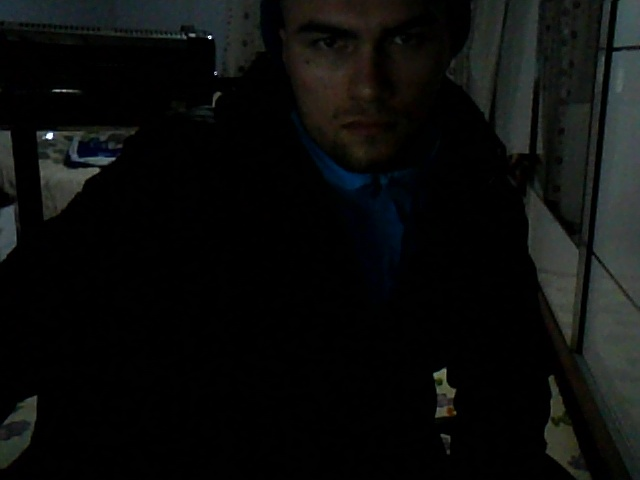
#> input picture MATEROV çalışmaları/resim.jpg, 640 x 480 px, found by its file name
$ python 'Object detection-obje-tanıma.py'
#> lines starting #> are read from the running program, lines starting #| are printed output that depends on the picture; after the words box and inside, x2 and y2 are one past the last pixel; in counts of white or black regions, pixels touching at a corner belong together
import cv2
import numpy as np
num = 0
"""
while True:
    filename = "frame" + str(13) + ".jpg"
    img = cv2.imread(filename)
    gray= cv2.cvtColor(img,cv2.COLOR_BGR2GRAY)

    sift = cv2.xfeatures2d.SIFT_create()
    kp = sift.detect(gray,None)

    img=cv2.drawKeypoints(gray,keypoints=kp,outImage=img,flags=cv2.DRAW_MATCHES_FLAGS_DRAW_RICH_KEYPOINTS)

    cv2.imwrite("sift_keypoints" + str(13) + ".jpg",img)
    #num += 1

"""
while True:
    filename = str("resim") + ".jpg"
    #filename="resim.jpg"
    img = cv2.imread(filename)
#> img is the input picture: shape (480, 640, 3); mean B, G, R 11.9, 12.7, 11.4
    gray = cv2.cvtColor(img,cv2.COLOR_BGR2GRAY)

    # find Harris corners
    gray = np.float32(gray)
    dst = cv2.cornerHarris(gray,2,3,0.04)
    dst = cv2.dilate(dst,None)
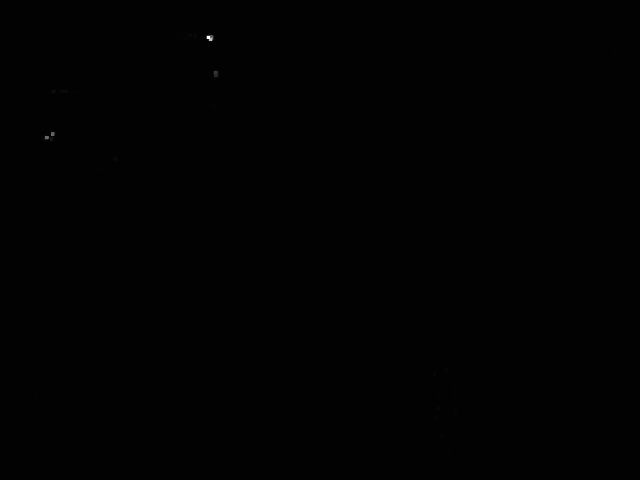
#> dst: shape (480, 640) float32; min -1423116.4, max 127752968, mean 18200.5; drawn with min black and max white
    ret, dst = cv2.threshold(dst,0.01*dst.max(),255,0)
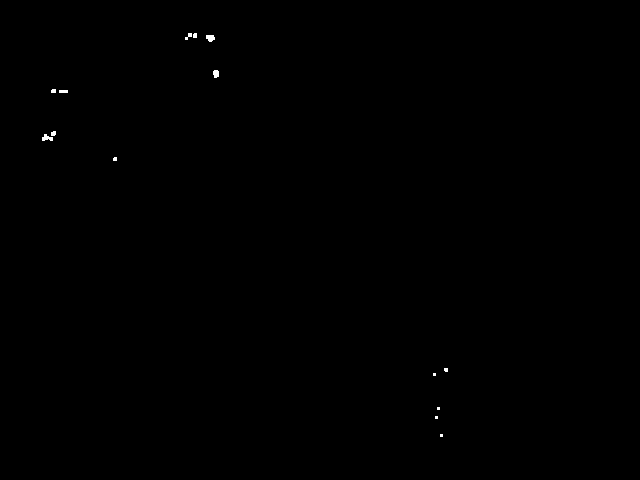
#> dst: shape (480, 640) float32; 0.1% white; 14 white regions (8 under 20 px), largest, box (x1, y1, x2, y2) and area: (206, 35, 215, 42) 49, (42, 134, 53, 141) 49, (213, 70, 219, 78) 41, (59, 90, 68, 93) 27, (185, 33, 192, 40) 25, (51, 131, 56, 136) 22
#> ret = 1277529.7
    dst = np.uint8(dst)

    # centroids bulun
    ret, labels, stats, centroids = cv2.connectedComponentsWithStats(dst)
#> labels: shape (480, 640) int32; 15 distinct labels, from 0 to 14
#> ret = 15; stats = 15 rows, first 6: [0, 0, 640, 480, 306883], [185, 33, 7, 7, 25], [193, 33, 4, 5, 19], [206, 35, 9, 7, 49], [213, 70, 6, 8, 41], [51, 89, 5, 4, 19]; centroids = 15 rows, first 8: [319.6, 239.6], [188.2, 35.76], [194.6, 35.11], [210, 37.53], [215.6, 73.32], [53.11, 90.58], [63, 91], [53.05, 133.1]

    # köşeleri durdurmak ve hassaslaştırmak için kriterleri tanımlamak
    criteria = (cv2.TERM_CRITERIA_EPS + cv2.TERM_CRITERIA_MAX_ITER, 100, 0.001)
    corners = cv2.cornerSubPix(gray,np.float32(centroids),(5,5),(-1,-1),criteria)
#> corners = 15 rows, first 8: [320.1, 242.9], [186.5, 35.62], [195.4, 35.05], [209.3, 37.38], [214.2, 73.4], [51.47, 90.21], [62.45, 90.18], [52.35, 131.5]

    # Şimdi onları çiz
    res = np.hstack((centroids,corners))
#> res = 15 rows, first 6: [319.6, 239.6, 320.1, 242.9], [188.2, 35.76, 186.5, 35.62], [194.6, 35.11, 195.4, 35.05], [210, 37.53, 209.3, 37.38], [215.6, 73.32, 214.2, 73.4], [53.11, 90.58, 51.47, 90.21]
    res = np.int0(res)
#> res = 15 rows, first 6: [319, 239, 320, 242], [188, 35, 186, 35], [194, 35, 195, 35], [209, 37, 209, 37], [215, 73, 214, 73], [53, 90, 51, 90]
    img[res[:,1],res[:,0]]=[0,0,255]
#> img: shape (480, 640, 3); under 0.01% of pixels changed, all inside (x1, y1, x2, y2) = (46, 35, 446, 436)
    img[res[:,3],res[:,2]] = [0,255,0]
#> img: shape (480, 640, 3); mean B, G, R 11.9, 12.7, 11.4

    cv2.imwrite("subpixel" + str(15) + ".jpg",img)
    num += 1
